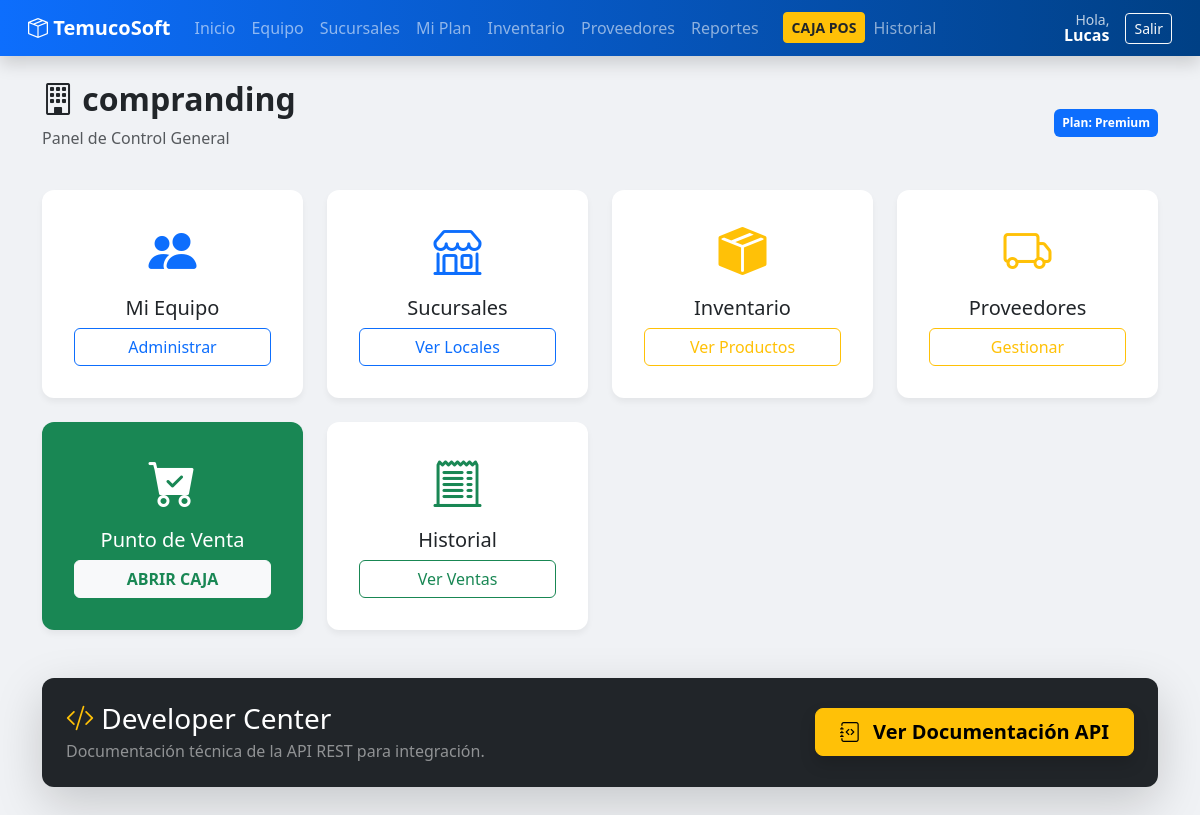
The page /dashboard/ (signed in) on the database its author committed.
### api/models.py (models this page shows, shortened)
class User(AbstractUser):
    ROLES = (
        ('super_admin', 'Super Admin'),
        ('admin_cliente', 'Admin Cliente'),
        ('gerente', 'Gerente'),
        ('vendedor', 'Vendedor'),
        ('cliente_final', 'Cliente Ecommerce'),
    )
    username = None
    email = models.EmailField(unique=True)
    rut = models.CharField(max_length=12, blank=True, null=True, validators=[validar_rut_chileno]) # Validador
    role = models.CharField(max_length=20, choices=ROLES, default='cliente_final')
    company = models.ForeignKey(Company, on_delete=models.CASCADE, null=True, blank=True, related_name='users')
    USERNAME_FIELD = 'email'
    REQUIRED_FIELDS = []
    objects = UserManager()

class Company(models.Model):
    name = models.CharField(max_length=100)
    rut = models.CharField(max_length=12, validators=[validar_rut_chileno])
    address = models.CharField(max_length=200)
    phone = models.CharField(max_length=20, blank=True)
    created_at = models.DateTimeField(auto_now_add=True)
    is_active = models.BooleanField(default=True)

class Subscription(models.Model):
    company = models.OneToOneField(Company, on_delete=models.CASCADE, related_name='subscription')
    plan = models.ForeignKey(Plan, on_delete=models.PROTECT)
    start_date = models.DateField(default=timezone.now)
    end_date = models.DateField()
    is_active = models.BooleanField(default=True)

class Plan(models.Model):
    name = models.CharField(max_length=50)
    max_branches = models.IntegerField(default=1, validators=[validar_positivo])
    max_users = models.IntegerField(default=5, validators=[validar_positivo])
    price = models.DecimalField(max_digits=10, decimal_places=0, validators=[validar_positivo])

### api/views.py (the view)
# urls.py: path('dashboard/', views.dashboard_view, name='dashboard'),
@login_required
def dashboard_view(request): return render(request, 'dashboard.html')

### templates/dashboard.html (shortened to what this page needs)
{% extends 'base.html' %}
{% block content %}
<div class="row mb-4 align-items-center">
    <div class="col-md-8">
        <h2 class="fw-bold text-dark">
            {% if user.role == 'super_admin' %}
                <i class="bi bi-shield-lock-fill text-danger"></i> Panel Maestro
            {% else %}
                <i class="bi bi-building"></i> {{ user.company.name|default:"Mi Empresa" }}
            {% endif %}
        </h2>
        <p class="text-muted">
            {% if user.role == 'super_admin' %}
                Gestión Global de TemucoSoft S.A.
            {% else %}
                Panel de Control General
            {% endif %}
        </p>
    </div>
    {% if user.role != 'super_admin' %}
    <div class="col-md-4 text-end">
        <span class="badge bg-primary p-2">Plan: {{ user.company.subscription.plan.name|default:"Sin Plan" }}</span>
    </div>
    {% endif %}
</div>
<div class="row g-4">
    {% if user.role == 'admin_cliente' %}
    <div class="col-md-4 col-lg-3">
        <div class="card h-100 text-center p-3">
            <div class="card-body">
                <div class="display-5 text-primary mb-3"><i class="bi bi-people-fill"></i></div>
                <h5 class="card-title">Mi Equipo</h5>
                <a href="{% url 'team_list' %}" class="btn btn-outline-primary w-100 stretched-link">Administrar</a>
            </div>
        </div>
    </div>
    <div class="col-md-4 col-lg-3">
        <div class="card h-100 text-center p-3">
            <div class="card-body">
                <div class="display-5 text-primary mb-3"><i class="bi bi-shop"></i></div>
                <h5 class="card-title">Sucursales</h5>
                <a href="{% url 'branch_list' %}" class="btn btn-outline-primary w-100 stretched-link">Ver Locales</a>
            </div>
        </div>
    </div>
    {% endif %}
    {% if user.role == 'admin_cliente' or user.role == 'gerente' %}
    <div class="col-md-4 col-lg-3">
        <div class="card h-100 text-center p-3 border-warning">
            <div class="card-body">
                <div class="display-5 text-warning mb-3"><i class="bi bi-box-seam-fill"></i></div>
                <h5 class="card-title">Inventario</h5>
                <a href="{% url 'product_list' %}" class="btn btn-outline-warning w-100 stretched-link">Ver Productos</a>
            </div>
        </div>
    </div>
    <div class="col-md-4 col-lg-3">
        <div class="card h-100 text-center p-3 border-warning">
            <div class="card-body">
                <div class="display-5 text-warning mb-3"><i class="bi bi-truck"></i></div>
                <h5 class="card-title">Proveedores</h5>
                <a href="{% url 'supplier_list' %}" class="btn btn-outline-warning w-100 stretched-link">Gestionar</a>
            </div>
        </div>
    </div>
    {% endif %}
    {% if user.role != 'super_admin' %}
    <div class="col-md-4 col-lg-3">
        <div class="card h-100 text-center p-3 bg-success text-white">
            <div class="card-body">
                <div class="display-5 mb-3"></div>
                <h5 class="card-title">Punto de Venta</h5>
                <a href="{% url 'pos' %}" class="btn btn-light text-success fw-bold w-100 stretched-link">ABRIR CAJA</a>
            </div>
        </div>
    </div>
    <div class="col-md-4 col-lg-3">
        <div class="card h-100 text-center p-3 border-success">
            <div class="card-body">
                <div class="display-5 text-success mb-3"><i class="bi bi-receipt-cutoff"></i></div>
                <h5 class="card-title">Historial</h5>
                <a href="{% url 'sale_list' %}" class="btn btn-outline-success w-100 stretched-link">Ver Ventas</a>
            </div>
        </div>
    </div>
    {% endif %}
</div>
<div class="row mt-5">
    <div class="col-12">
        <div class="card bg-dark text-white shadow-lg border-0">
            <div class="card-body p-4 d-flex justify-content-between align-items-center flex-wrap gap-3">
                <div>
                    <h3 class="mb-1"><i class="bi bi-code-slash text-warning"></i> Developer Center</h3>
                    <p class="mb-0 text-white-50">Documentación técnica de la API REST para integración.</p>
                </div>
                <a href="{% url 'api_docs' %}" class="btn btn-warning btn-lg fw-bold px-4 shadow">
                    <i class="bi bi-journal-code me-2"></i> Ver Documentación API
                </a>
            </div>
        </div>
    </div>
</div>
{% endblock %}

### templates/base.html (shortened to what this page needs)
<!DOCTYPE html>
<html lang="es">
<head>
    <link href="https://cdn.jsdelivr.net/npm/bootstrap@5.3.0/dist/css/bootstrap.min.css" rel="stylesheet">
    <link rel="stylesheet" href="https://cdn.jsdelivr.net/npm/bootstrap-icons@1.10.5/font/bootstrap-icons.css">
</head>
<body>
    <nav class="navbar navbar-expand-lg navbar-dark mb-4 px-3 shadow">
        <div class="container-fluid">
            <a class="navbar-brand fw-bold" href="{% url 'dashboard' %}"><i class="bi bi-box-seam"></i> TemucoSoft</a>
            <div class="collapse navbar-collapse" id="navbarNav">
                {% if user.is_authenticated %}
                <ul class="navbar-nav me-auto">
                    <li class="nav-item"><a class="nav-link" href="{% url 'dashboard' %}">Inicio</a></li>
                    {% if user.role == 'admin_cliente' %}
                        <li class="nav-item"><a class="nav-link" href="{% url 'team_list' %}">Equipo</a></li>
                        <li class="nav-item"><a class="nav-link" href="{% url 'branch_list' %}">Sucursales</a></li>
                        <li class="nav-item"><a class="nav-link" href="{% url 'subscription' %}">Mi Plan</a></li>
                    {% endif %}
                    {% if user.role == 'admin_cliente' or user.role == 'gerente' %}
                        <li class="nav-item"><a class="nav-link" href="{% url 'product_list' %}">Inventario</a></li>
                        <li class="nav-item"><a class="nav-link" href="{% url 'supplier_list' %}">Proveedores</a></li>
                        <li class="nav-item"><a class="nav-link" href="{% url 'reports' %}">Reportes</a></li>
                    {% endif %}
                    {% if user.role != 'super_admin' %}
                        <li class="nav-item ms-lg-3"><a class="btn btn-warning text-dark fw-bold btn-sm mt-1" href="{% url 'pos' %}">CAJA POS</a></li>
                        <li class="nav-item"><a class="nav-link" href="{% url 'sale_list' %}">Historial</a></li>
                    {% endif %}
                </ul>
                <div class="d-flex align-items-center text-white">
                    <div class="me-3 text-end lh-1">
                        <small class="d-block opacity-75">Hola,</small>
                        <span class="fw-bold">{{ user.first_name }}</span>
                    </div>
                    <form action="{% url 'logout' %}" method="post">
                        {% csrf_token %}<button type="submit" class="btn btn-outline-light btn-sm">Salir</button>
                    </form>
                </div>
                {% endif %}
            </div>
        </div>
    </nav>
    <div class="container pb-5">
        {% block content %}{% endblock %}
    </div>
</body>
</html>

### templates/base.html (style rules this page uses)
body { background-color: #f0f2f5; font-family: 'Segoe UI', sans-serif; }
.navbar { background: linear-gradient(90deg, #0d6efd 0%, #004085 100%); }
.card { border: none; border-radius: 12px; box-shadow: 0 4px 6px rgba(0,0,0,0.05); transition: transform 0.2s; }

### rows shown on the page
User: first_name "Lucas", company.name "compranding", company.subscription.plan.name "Premium"
